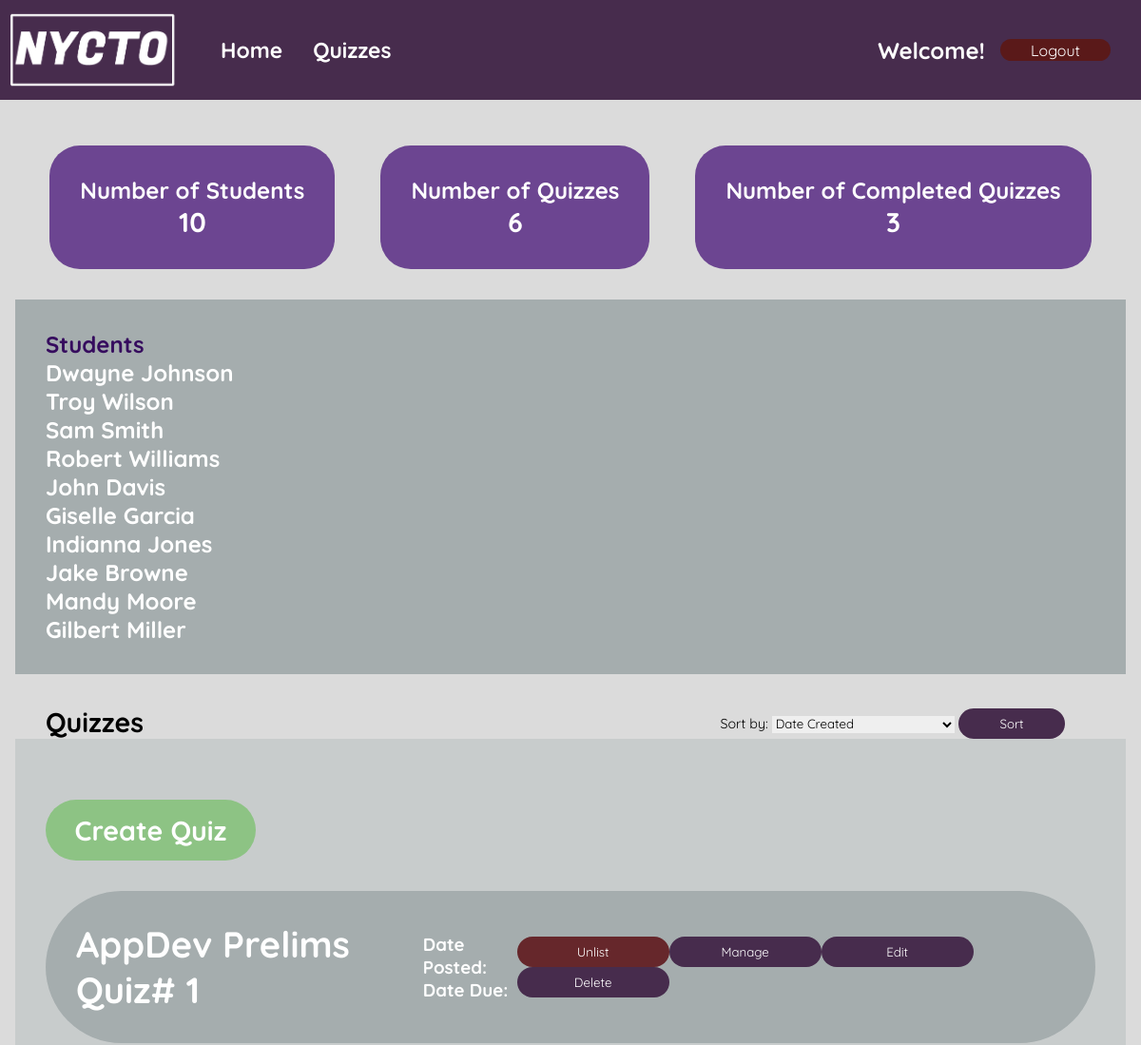
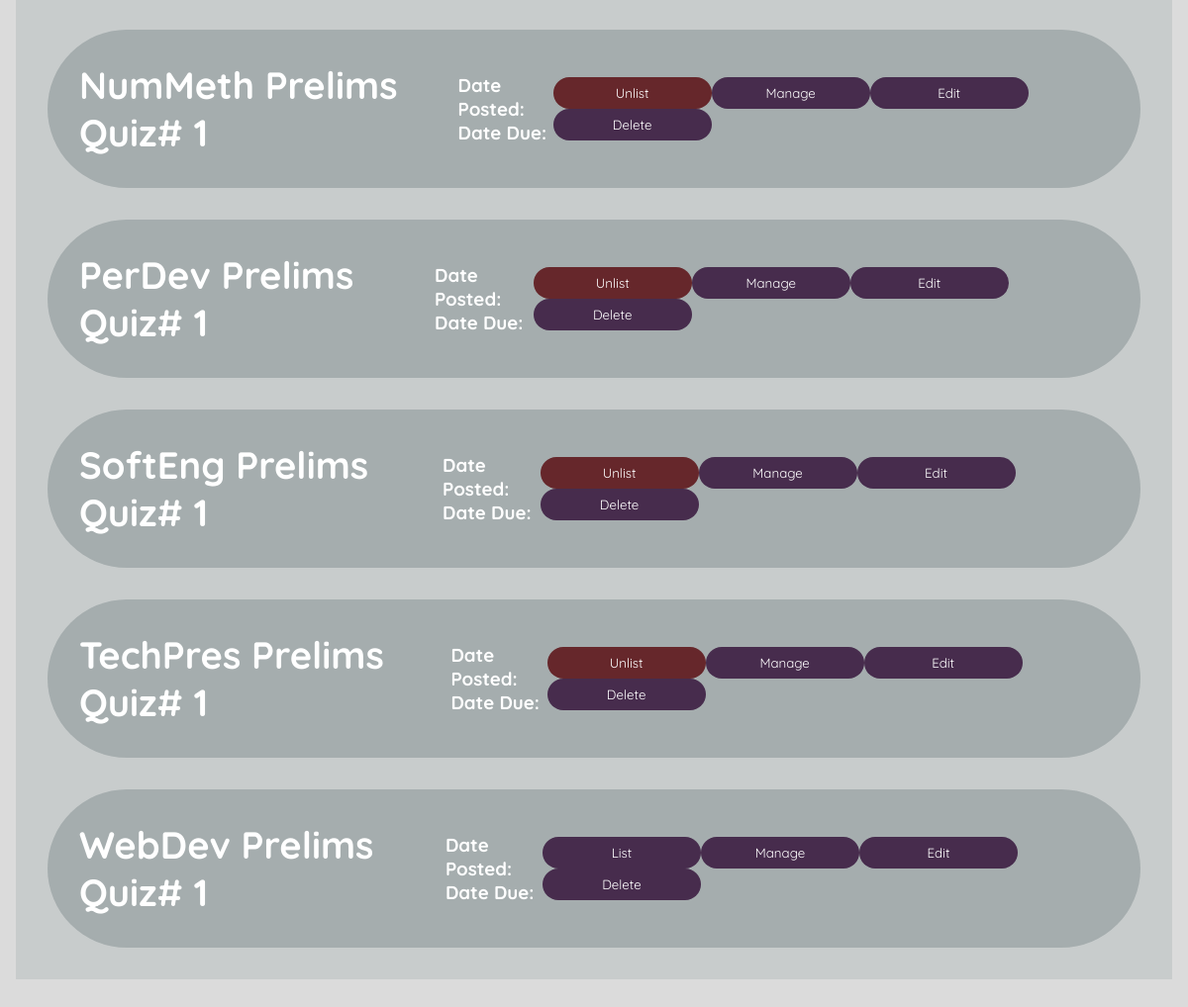
Screenshot of /teachermodule/teacherModule.php with the database file from the repository (2 pictures, top to bottom).
### tables this page shows
CREATE TABLE `quiz_list` (
  `q_name` text DEFAULT NULL,
  `q_password` text DEFAULT NULL,
  `quiz_code` text DEFAULT NULL,
  `q_display_setting` text DEFAULT NULL,
  `total_score` int(11) NOT NULL
);

### teachermodule/sortAlgo.php (the view)
<?php
    include "config.php";
    $sql = "";
    if (isset($_GET['dropdown']) && $_GET['dropdown'] == 'dateCreated') {
        $sql = "SELECT * FROM `quiz_list` ORDER BY `quiz_list`.`start_date` ASC";
    } elseif (isset($_GET['dropdown']) && $_GET['dropdown'] == 'listed') {
        $sql = "SELECT * FROM `quiz_list` WHERE `q_display_setting` = 'listed'";
    } elseif (isset($_GET['dropdown']) && $_GET['dropdown'] == 'unlisted'){
        $sql = "SELECT * FROM `quiz_list` WHERE `q_display_setting` = 'unlisted'";
    } elseif (isset($_GET['dropdown']) && $_GET['dropdown'] == 'subjectNum'){
        $sql = "SELECT * FROM `quiz_list` WHERE `quiz_code` LIKE 'nmqs%'";
    } elseif (isset($_GET['dropdown']) && $_GET['dropdown'] == 'subjectTech'){
        $sql = "SELECT * FROM `quiz_list` WHERE `quiz_code` LIKE 'tpqs%'";
    } elseif (isset($_GET['dropdown']) && $_GET['dropdown'] == 'subjectPer'){
        $sql = "SELECT * FROM `quiz_list` WHERE `quiz_code` LIKE 'pdqs%'";
    } elseif (isset($_GET['dropdown']) && $_GET['dropdown'] == 'subjectApp'){
        $sql = "SELECT * FROM `quiz_list` WHERE `quiz_code` LIKE 'adqs%'";
    } elseif (isset($_GET['dropdown']) && $_GET['dropdown'] == 'subjectWeb'){
        $sql = "SELECT * FROM `quiz_list` WHERE `quiz_code` LIKE 'wdqs%'";
    } elseif (isset($_GET['dropdown']) && $_GET['dropdown'] == 'subjectSoft'){
        $sql = "SELECT * FROM `quiz_list` WHERE `quiz_code` LIKE 'seqs%'";
    } else {
        $sql = "SELECT * FROM `quiz_list` ORDER by `q_name` ASC";
    }
    $result = mysqli_query($connection, $sql);
    while ($row = $result->fetch_assoc()) {
        $quiz_code_url = urlencode($row['q_name']);
        echo "<div class='quizzes' id='quizzes'>";
            echo "<div class='left_Section'>";
                echo "<h2 class='Subject'><a href='teacherViewQuiz.php?quiz_code=" .$row['quiz_code']."&q_name=" . $quiz_code_url . "' style='text-decoration: none;'>" . $row['q_name'] . "</a></h2>";
            echo "</div>";
            echo "<div class='date'>";
                echo "<h3 class='datePosted'> Date Posted: " . $row['start_date'] . "</h2>";
                echo "<h3 class='dateQuiz'> Date Due: " . $row['end_date'] . "</h2>";
            echo "</div>";
            echo "<div class='right_Section'>";
                if ($row['q_display_setting'] == "listed" || $row['q_display_setting'] == ""){
                    echo "<button class='list'><a href=unlist.php?quiz_code=" .$row['quiz_code']." style='text-decoration: none;'> Unlist </a></button>";
                } else if($row['q_display_setting'] == "unlisted")
                    echo "<button class='unnlist'><a href=list.php?quiz_code=" .$row['quiz_code']." style='text-decoration: none;'> List </a></button>";
                echo "<button class='Manage'><a href=teacherManageQuestions.php?quiz_code=" . $row['quiz_code'] . " style='text-decoration: none; color: white;'> Manage </a></button>";
                echo "<button class='Edit'><a href=teacherEditQuiz.php?quiz_code=" . $row['quiz_code'] . " style='text-decoration: none; color: white;'>Edit</a></button>";
                echo "<button class='Delete'><a onClick=\"javascript: return confirm('Are you sure you want to delete?');\" href=deleteQuizList.php?quiz_code=" .$row['quiz_code']. " style='text-decoration: none; '> Delete </a></button>";
            echo "</div>";
        echo "</div>";
    }
?>

### teachermodule/styles/teacherModule.css (style rules this page uses)
* { margin: 0; border: 0; font-family: var(--fnt-Quicksand); }
html { scroll-behavior: smooth; }
body { background-color: var(--clr-background); }
a { text-decoration: none; color: white; transition: text-decoration 0.17s ease-in-out; }

### teachermodule/styles/teacherQuizzes.css (style rules this page uses)
body { background-color: var(--clr-background); width: 100vw; }
.quizzes { display: flex; align-items: center; justify-content: space-between; background-color: #A5ADAE; padding: 2rem; border-radius: 5rem; color: white; }
.quizzes .left_Section { display: flex; column-gap: 2rem; align-items: center; }
.quizzes .left_Section h2 { color: #BFF2BE; font-size: 4ch; }
.quizzes .right_Section { margin-right: 2rem; }
.quizzes .right_Section > * { width: 10rem; height: 2rem; border-radius: 2rem; cursor: pointer; }
.quizzes .right_Section > * { background-color: #472C4D; color: white; }
.quizzes .right_Section .list { background-color: #66272b; }

### rows the page displays
quiz_list: q_name "AppDev Prelims Quiz# 1"
quiz_list: q_name "NumMeth Prelims Quiz# 1"
quiz_list: q_name "PerDev Prelims Quiz# 1"
quiz_list: q_name "SoftEng Prelims Quiz# 1"
quiz_list: q_name "TechPres Prelims Quiz# 1"
quiz_list: q_name "WebDev Prelims Quiz# 1"

### other values shown
$countStudents "10"
$countQuizList "6"
$countCompletedQuiz "3"
$row['fullname'] "Dwayne Johnson"
$row['fullname'] "Troy Wilson"
$row['fullname'] "Sam Smith"
$row['fullname'] "Robert Williams"
$row['fullname'] "John Davis"
$row['fullname'] "Giselle Garcia"
$row['fullname'] "Indianna Jones"
$row['fullname'] "Jake Browne"
$row['fullname'] "Mandy Moore"
$row['fullname'] "Gilbert Miller"
